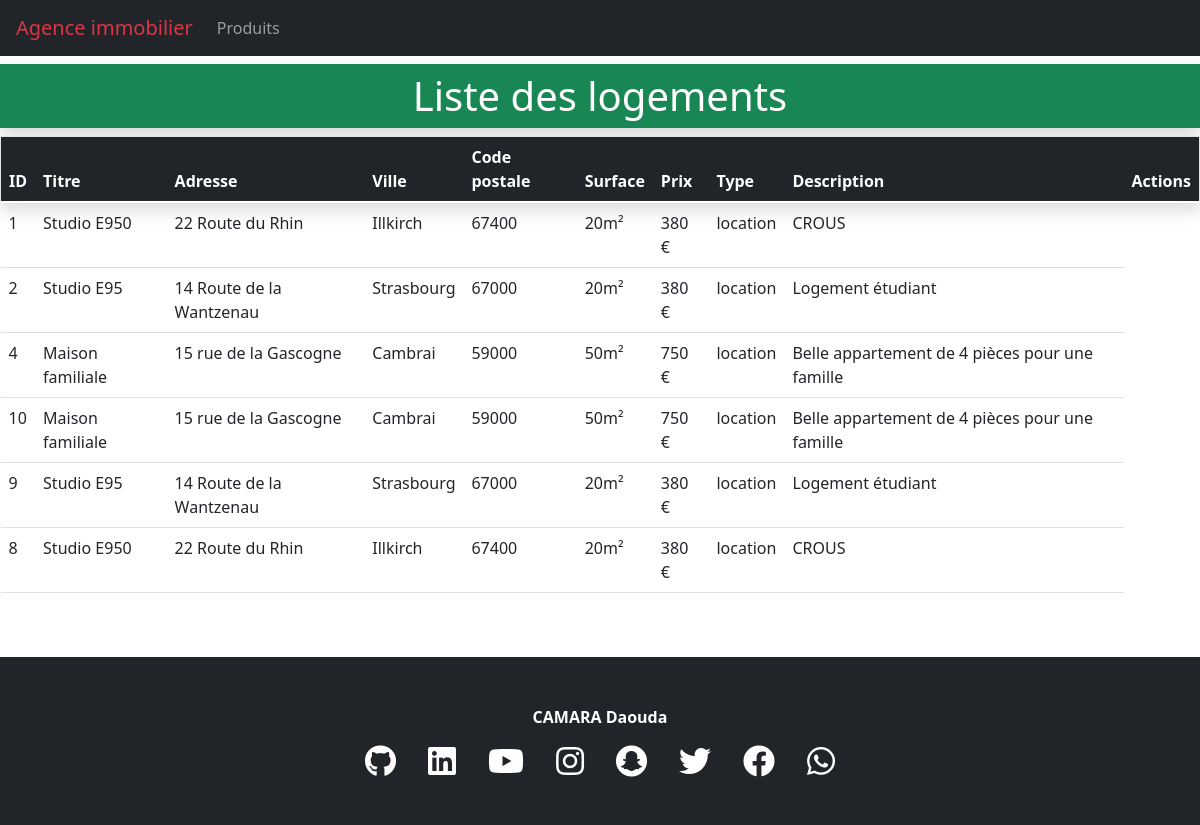
/produits.php, run on the app's committed database.
### tables this page shows
CREATE TABLE IF NOT EXISTS `logement` (
  `id_logement` int(11) NOT NULL AUTO_INCREMENT,
  `titre` varchar(255) NOT NULL,
  `adresse` varchar(255) NOT NULL,
  `ville` varchar(255) NOT NULL,
  `cp` int(11) NOT NULL,
  `surface` double NOT NULL,
  `prix` int(11) NOT NULL,
  `photo` varchar(255) NOT NULL,
  `types` varchar(255) NOT NULL,
  `descriptions` varchar(250) NOT NULL,
  PRIMARY KEY (`id_logement`)
);

### produits.php (the view, shortened to what this page needs)
<?php
require_once('connec.php');
$sql = ('SELECT * FROM logement ');
$query = $db->prepare($sql);
$query->execute();
$results = $query->fetchAll(PDO::FETCH_ASSOC);
?>
<?php require_once "partials/header.php" ?>
<!DOCTYPE html>
<html lang="en">
<head>
    <link href="https://cdn.jsdelivr.net/npm/bootstrap@5.0.2/dist/css/bootstrap.min.css" rel="stylesheet">
    <link rel="stylesheet" href="https://use.fontawesome.com/releases/v5.8.1/css/all.css">
</head>
<body>
    <main class=" my-2">
        <div class="row">
            <section class="col-12">
                <h1 class="text-center bg-success text-white p-2 shadow">Liste des logements </h1>
                <table class=table>
                    <thead class="bg-dark text-white border shadow  ">
                        <th>ID</th>
                        <th>Titre </th>
                        <th>Adresse </th>
                        <th>Ville </th>
                        <th>Code postale </th>
                        <th>Surface </th>
                        <th>Prix </th>
                        <th>Type </th>
                        <th>Description </th>
                        <th>Actions </th>
                    </thead>
                    <tbody>
                        <?php
                        foreach ($results as $produit) {
                        ?>
                            <tr class="">
                                <td><?= $produit['id_logement'] ?> </td>
                                <td><?= $produit['titre'] ?> </td>
                                <td><?= $produit['adresse'] ?> </td>
                                <td><?= $produit['ville'] ?> </td>
                                <td><?= $produit['cp'] ?> </td>
                                <td><?= $produit['surface'] ?>m² </td>
                                <td><?= $produit['prix'] ?> &euro;</td>
                                <td><?= $produit['types'] ?> </td>
                                <td><?= $produit['descriptions'] ?> </td>
                            </tr>
                        <?php
                        }
                        ?>
                    </tbody>
                </table>
            </section>
        </div>
    </main>
    <?php require_once "partials/footer.php" ?>
</body>
</html>

### data on the page
logement: id_logement "1", titre "Studio E950", adresse "22 Route du Rhin", ville "Illkirch", cp "67400", surface "20", prix "380", types "location", descriptions "CROUS"
logement: id_logement "2", titre "Studio E95", adresse "14 Route de la Wantzenau", ville "Strasbourg", cp "67000", surface "20", prix "380", types "location", descriptions "Logement étudiant"
logement: id_logement "4", titre "Maison familiale", adresse "15 rue de la Gascogne", ville "Cambrai", cp "59000", surface "50", prix "750", types "location", descriptions "Belle appartement de 4 pièces pour une famille"
logement: id_logement "10", titre "Maison familiale", adresse "15 rue de la Gascogne", ville "Cambrai", cp "59000", surface "50", prix "750", types "location", descriptions "Belle appartement de 4 pièces pour une famille"
logement: id_logement "9", titre "Studio E95", adresse "14 Route de la Wantzenau", ville "Strasbourg", cp "67000", surface "20", prix "380", types "location", descriptions "Logement étudiant"
logement: id_logement "8", titre "Studio E950", adresse "22 Route du Rhin", ville "Illkirch", cp "67400", surface "20", prix "380", types "location", descriptions "CROUS"
